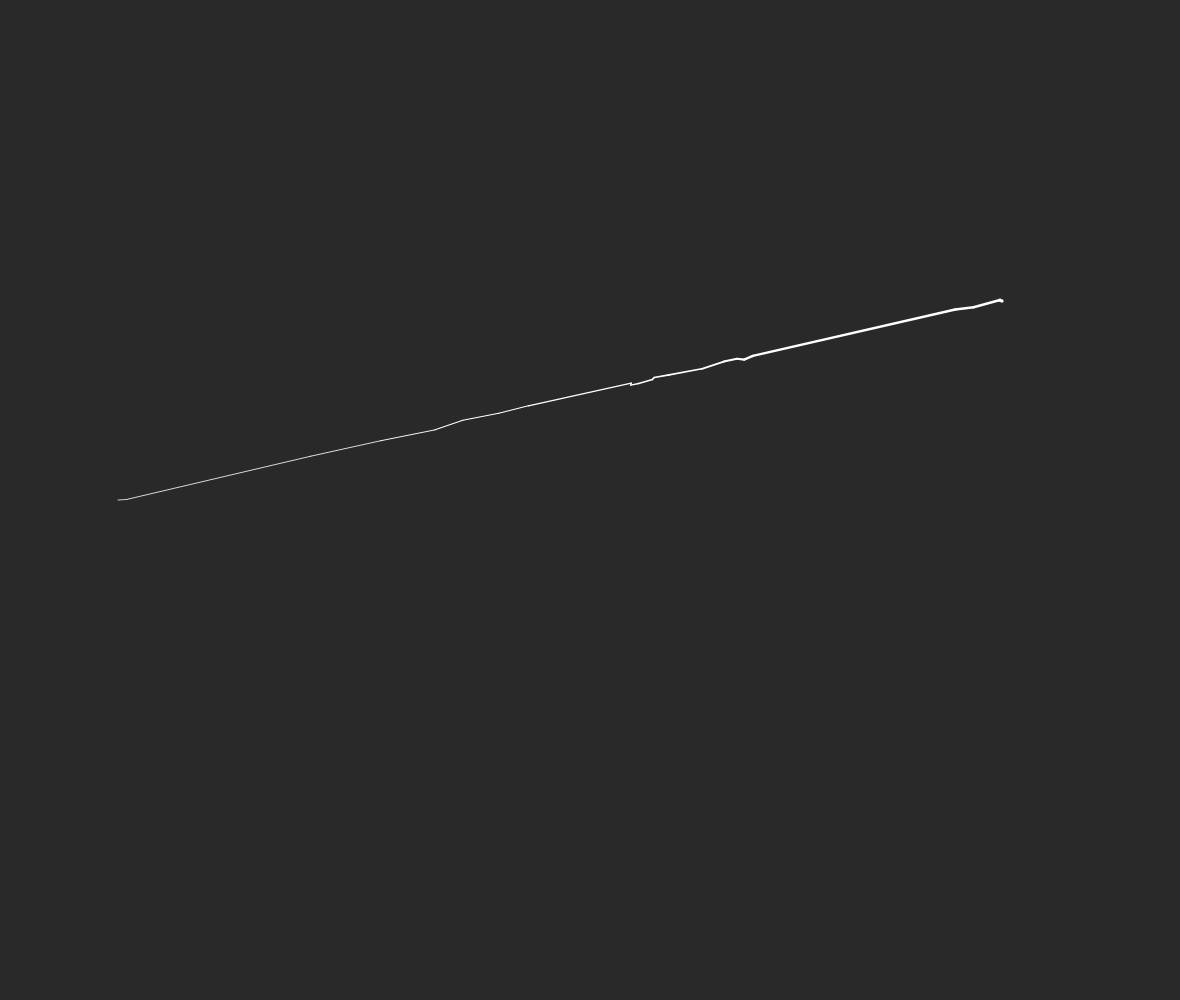
Frame 1 (no input)
Frame 60 (no input): identical to frame 1, image omitted
Frame 120 (the mouse pressed at the canvas centre since frame 60): identical to frame 1, image omitted

The p5.js sketch that drew this single still picture (run headless with seeded random() and noise() and a simulated clock; from frame 60 on, the mouse is pressed at the canvas centre):

// p5.js sketch
// ── sketch.js
let lineYN = true;

let x1 = 30;
let y1 = 300;
let x2 = 1000;
let y2 = y1;
let currSeed = 42;

// sliders
let X1slider;
let Y1slider;
let divisionSlider;
let displaceSlider;
let rareDisplaceSlider;

let prevMouseX;
let prevMouseY;

let oftenness_of_spliting_Slider;

function setup() {
  createCanvas(windowWidth-20, windowHeight);
  // X1slider = createSlider(0, width, 0.70*width);
  // Y1slider = createSlider(0, height, 0.50*height);
  divisionSlider = createSlider(0, 100, 20);
  oftenness_of_spliting_Slider = createSlider(0, 100, 90);
  displaceSlider = createSlider(0, 1000, 190);
  rareDisplaceSlider = createSlider(0, 10, 0);
  currSeed = random(0, 100);

  prevMouseX = width*0.1;
  prevMouseY = height*0.5;
}

function draw() {
  background(41);
  strokeWeight(4);
  stroke(255);
  // let x2 = X1slider.value();
  // let y2 = Y1slider.value();
  if (mouseIsPressed && mouseX - prevMouseX < 40 && mouseY - prevMouseY < 40) {
    prevMouseX = mouseX;
    prevMouseY = mouseY;
  }
  if (mouseIsPressed && mouseX - x2 < 40 && mouseX - x2 > -40)
  {
    x2 = mouseX;
    y2 = mouseY;
  }
  x1 = prevMouseX;
  y1 = prevMouseY;
  naturalLine(x1, y1, x2, y2, false);

  // naturalLine(random(height), random(width), random(width), random(height), false);
}

function naturalLine(x1, y1, x2, y2, rand=false) {
  if (rand == false) {
    randomSeed(currSeed);
  }
  let slope = (y2-y1)/(x2-x1);
  let intercept = y1 - slope*x1;

  let Xpoints = [];
  let numOfDivisions = divisionSlider.value();
  let currX;
  let currY;

  let prevX = x1;
  let prevY = y1;

  let currentRandomX = 0;

  let weightArray = [];
  let currWeight;
  let maxWeight = 2.5;
  let minWeight = 0.7;

  let oftenness_of_spliting = (oftenness_of_spliting_Slider.value())/100; //range 0.0 - maxOftennes
  // divide by 100 since slider b/w 1-100 while range 0-1
  let maxOftennes = 1.0;
  let randOften = 0;

  let displace = (displaceSlider.value())/100;
  let rareDisplace = rareDisplaceSlider.value(); //0-20
  let specialDisplaceVal = 100;

  let minDivisionPerc = (x2-x1)/numOfDivisions;
  let addVal;

  function lineEq(xVal) {
    return (xVal*slope) + intercept;
  }

  currentRandomX = random(x1, x2);
  for (let i = 0; i < numOfDivisions; i++) {
    currX = random(x1, x2);
    while (currX in Xpoints) {
      currX = random(x1, x2);
    }
    Xpoints.push(currX);
  }
  for (let j = 0; j < numOfDivisions+1; j++) { //extra +1 for prevX,prevY----x2,y2
    currWeight = random(minWeight, maxWeight);
    while (currWeight in weightArray) {
      currWeight = random(minWeight, maxWeight);
    }
    weightArray.push(currWeight);
  }

  
  sort(Xpoints);
  sort(weightArray);

  // for (let i = 0; i < Xpoints.length-1; i++) {
  //   if (Xpoints[i+1]-Xpoints[i] < minDivisionPerc) {
  //     addVal = (minDivisionPerc-(Xpoints[i+1]-Xpoints[i]))/2;
  //     Xpoints[i+1] += addVal;
  //     Xpoints[i] -= addVal;
  //   } 
  // }

  for (let i = 0; i < numOfDivisions; i++) {
    currX = Xpoints[i];
    currY = lineEq(Xpoints[i]);

    randOften = random(0.0, maxOftennes);
    if (random(0, 20) < rareDisplace) {
      currY = random(currY - specialDisplaceVal, currY + specialDisplaceVal);
      currX = random(currX - specialDisplaceVal, currX + specialDisplaceVal);
    }
    else if (randOften <= oftenness_of_spliting) {
      currY = random(currY - displace, currY + displace);
      currX = random(currX - displace, currX + displace);
    }

    // stroke(random(255), random(255), random(255));
    // strokeWeight((1+10*i+20*noise(10))/70);
    strokeWeight(weightArray[i]);
    line(prevX, prevY, currX, currY); //prevX, prevY already set to x1,x2 earlier
    prevX = currX;
    prevY = currY;
  }
  // stroke(random(255), random(255), random(255));
  strokeWeight(weightArray[weightArray.length-1]);
  // line(prevX, prevY, Xpoints[numOfDivisions-1], lineEq(Xpoints[numOfDivisions-1]))
  line(prevX, prevY, x2, y2);

  for (let i = 0; i < 2; i++) {
    strokeWeight(3.5);
    point(random(x2, x2+2.4), random(y2-0.5, y2+1.8));
  }
  lineYN = false;
}
